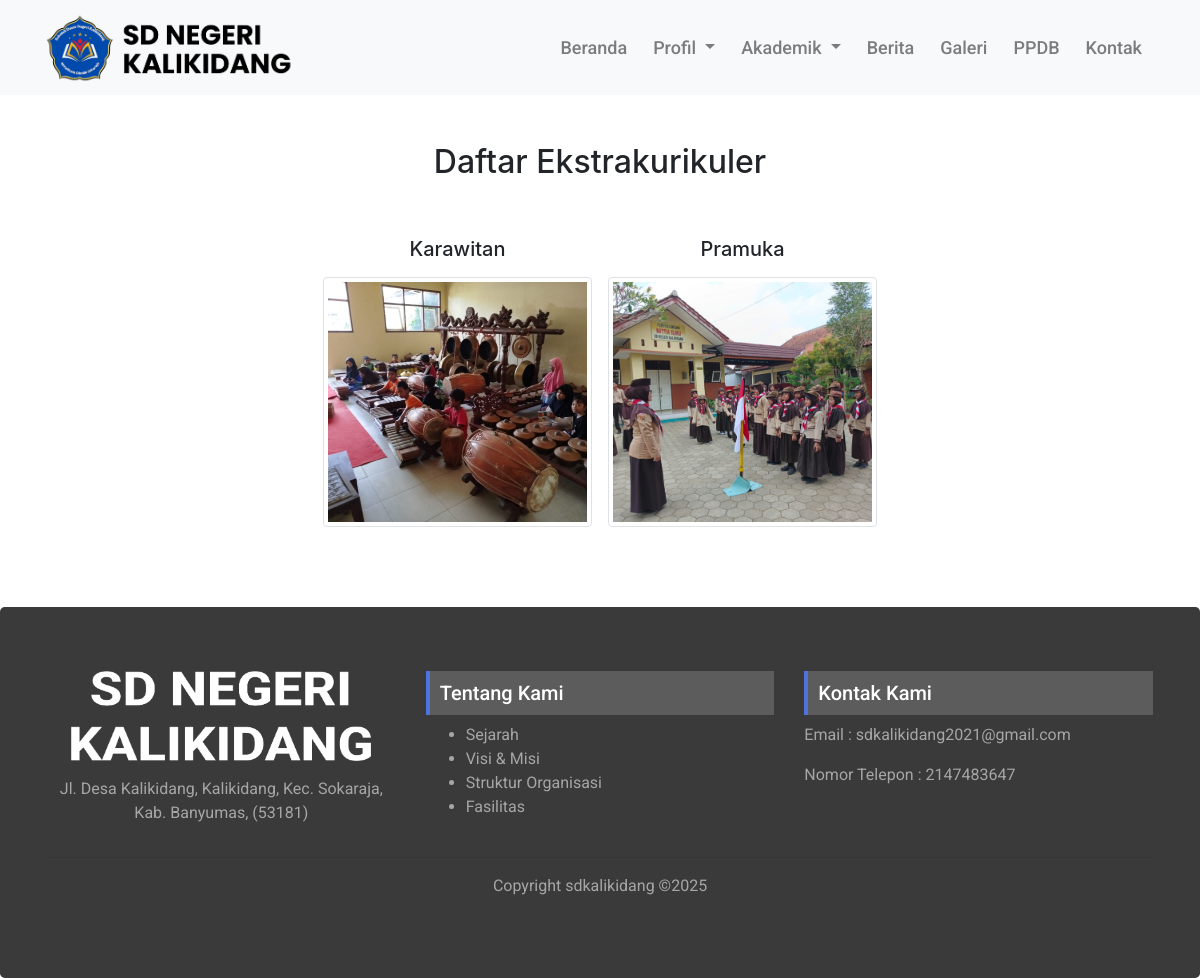
The page /index.php/akademik/ekskul on the database its author committed.
### tables this page shows
CREATE TABLE `ekskul` (
  `id` int(11) NOT NULL,
  `judul` varchar(255) NOT NULL,
  `foto` varchar(255) DEFAULT NULL,
  `created_at` timestamp NOT NULL DEFAULT current_timestamp(),
  `updated_at` timestamp NOT NULL DEFAULT current_timestamp() ON UPDATE current_timestamp()
);

### application/controllers/Akademik.php (called while the page is built, shortened)
<?php
class Akademik extends CI_Controller {
    public function __construct() {
        $this->load->model('Materi_model', 'materi');
        $this->load->model('Ekskul_model', 'ekskul');
        $this->load->model('Prestasi_model', 'prestasi');
    }
    public function ekskul() {
        $data['title']   = 'Ekstrakurikuler';
        $data['page']    = 'ekskul/v_index';
        $data['ekskul']  = $this->ekskul->get_all();
        $this->load->view('front/layouts/main', $data);
    }
}

### index.php (called while the page is built, shortened)
<?php
require_once BASEPATH.'core/CodeIgniter.php';

### application/models/Ekskul_model.php (called while the page is built, shortened)
<?php
class Ekskul_model extends CI_Model {
    public function get_all()
    {
        return $this->db->get('ekskul')->result();
    }
}

### application/views/front/pages/ekskul/v_index.php (the view)
<div class="ekskul mt-5 mb-5">
     <h2 class="mb-4 text-center">Daftar Ekstrakurikuler</h2>
    <div class="container">
        <div class="row justify-content-center text-center">
            <?php foreach($ekskul as $e) : ?>
                <div class="col-lg-3 col-md-6 col-sm-6 col-xs-12 p-2 my-4 d-flex flex-column align-items-center">
                    <h5 class="text-center mb-3"><?= $e->judul ?></h5>
                    <a href="<?= base_url('uploads/ekskul/' . $e->foto) ?>" target="_blank">
                        <img
                            style="height:250px; width:100%; object-fit:cover;"
                            src="<?= base_url('uploads/ekskul/' . $e->foto) ?>"
                            class="img-thumbnail">
                    </a>
                </div>
            <?php endforeach ?>
        </div>
    </div>
</div>

### asset/css/style.css (style rules this page uses)
html, body { overflow-x: hidden !important; }

### rows shown on the page
ekskul: judul "Karawitan", foto (picture)
ekskul: judul "Pramuka", foto (picture)
